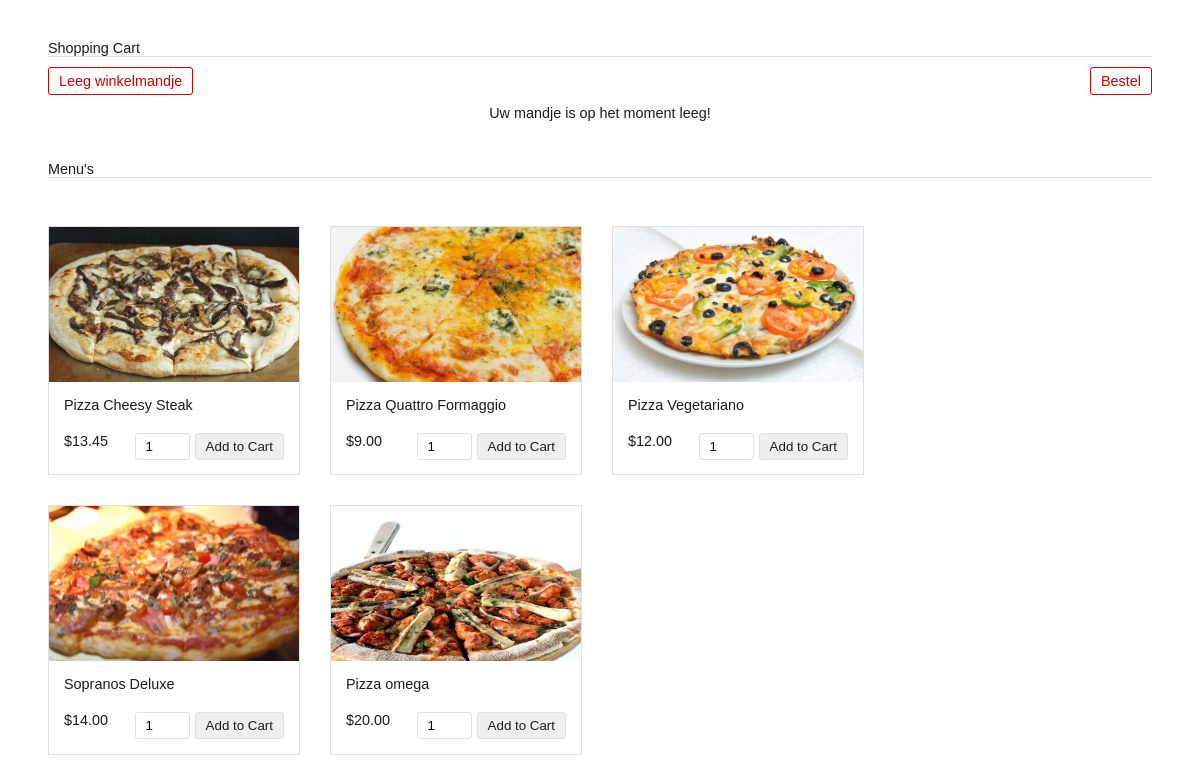
The page / on the database its author committed.
### tables this page shows
CREATE TABLE `products` (
  `id` int(8) NOT NULL,
  `name` varchar(255) NOT NULL,
  `code` varchar(255) NOT NULL,
  `image` text NOT NULL,
  `price` double(10,2) NOT NULL
);

### dbconfig.php (called while the page is built, shortened)
<?php
class DBController {
    private $host = "localhost";
    private $user = "root";
    private $password = "";
    private $database = "bestelling_test";
    private $conn;
    function __construct() {
        $this->conn = $this->connectDB();
    }
    function connectDB() {
        $conn = mysqli_connect($this->host,$this->user,$this->password,$this->database);
        return $conn;
    }
    function runQuery($query) {
        $result = mysqli_query($this->conn,$query);
        while($row=mysqli_fetch_assoc($result)) {
            $resultset[] = $row;
        }
        if(!empty($resultset))
            return $resultset;
    }
}
?>

### index.php (the view, shortened to what this page needs)
<?php
require_once("dbconfig.php");
$db_handle = new DBController();
?>
<html>
<head>
    <link href="style.css" type="text/css" rel="stylesheet"/>
</head>
<body>
<div id="shopping-cart">
    <div class="txt-heading">Shopping Cart</div>
    <a id="btnOrder" href="order.php">Bestel</a>
    <a id="btnEmpty" href="index.php?action=empty">Leeg winkelmandje</a>
    <?php
    if (isset($_SESSION["cart_item"])) {
        $total_quantity = 0;
        $total_price = 0;
        ?>
        <table class="tbl-cart" cellpadding="10" cellspacing="1">
            <tbody>
            <tr>
                <th style="text-align:left;">Name</th>
                <th style="text-align:left;">Code</th>
                <th style="text-align:right;" width="5%">Quantity</th>
                <th style="text-align:right;" width="10%">Unit Price</th>
                <th style="text-align:right;" width="10%">Price</th>
                <th style="text-align:center;" width="5%">Remove</th>
            </tr>
            <?php
            foreach ($_SESSION["cart_item"] as $item) {
                $item_price = $item["quantity"] * $item["price"];
                ?>
                <tr>
                    <td><img src="<?php echo $item["image"]; ?>" class="cart-item-image"/><?php echo $item["name"]; ?>
                    </td>
                    <td><?php echo $item["code"]; ?></td>
                    <td style="text-align:right;"><?php echo $item["quantity"]; ?></td>
                    <td style="text-align:right;"><?php echo "$ " . $item["price"]; ?></td>
                    <td style="text-align:right;"><?php echo "$ " . number_format($item_price, 2); ?></td>
                    <td style="text-align:center;"><a href="index.php?action=remove&code=<?php echo $item["code"]; ?>"
                                                      class="btnRemoveAction"><img src="icon-delete.png"
                                                                                   alt="Remove Item"/></a></td>
                </tr>
                <?php
                $total_quantity += $item["quantity"];
                $total_price += ($item["price"] * $item["quantity"]);
            }
            ?>
            <tr>
                <td colspan="2" align="right">Total:</td>
                <td align="right"><?php echo $total_quantity; ?></td>
                <td align="right" colspan="2"><strong><?php echo "$ " . number_format($total_price, 2); ?></strong></td>
                <td></td>
            </tr>
            </tbody>
        </table>
        <?php
    } else {
        ?>
        <div class="no-records">Uw mandje is op het moment leeg!</div>
        <?php
    }
    ?>
</div>
<div id="product-grid">
    <div class="txt-heading">Menu's</div>
    <?php
    $product_array = $db_handle->runQuery("SELECT * FROM products ORDER BY id ASC");
    if (!empty($product_array)) {
        foreach ($product_array as $key => $value) {
            ?>
            <div class="product-item">
                <form method="post" action="index.php?action=add&code=<?php echo $product_array[$key]["code"]; ?>">
                    <div class="product-image"><img class="product-image"
                                                    src="<?php echo $product_array[$key]["image"]; ?>"></div>
                    <div class="product-tile-footer">
                        <div class="product-title"><?php echo $product_array[$key]["name"]; ?></div>
                        <div class="product-price"><?php echo "$" . $product_array[$key]["price"]; ?></div>
                        <div class="cart-action"><input type="text" class="product-quantity" name="quantity" value="1"
                                                        size="2"/><input type="submit" value="Add to Cart"
                                                                         class="btnAddAction"/></div>
                    </div>
                </form>
            </div>
            <?php
        }
    }
    ?>
</div>
</body>
</html>

### style.css (style rules this page uses)
body { font-family: Arial; color: #211a1a; font-size: 0.9em; }
#shopping-cart { margin: 40px; }
#product-grid { margin: 40px; }
.txt-heading { color: #211a1a; border-bottom: 1px solid #E0E0E0; overflow: auto; }
#btnEmpty { background-color: #ffffff; border: #d00000 1px solid; padding: 5px 10px; color: #d00000; float: left; text-decoration: none; border-radius: 3px; margin: 10px 0px; }
.btnAddAction { padding: 5px 10px; margin-left: 5px; background-color: #efefef; border: #E0E0E0 1px solid; color: #211a1a; float: right; text-decoration: none; border-radius: 3px; cursor: pointer; }
#product-grid .txt-heading { margin-bottom: 18px; }
.product-item { float: left; background: #ffffff; margin: 30px 30px 0px 0px; border: #E0E0E0 1px solid; }
.product-image { height: 155px; width: 250px; background-color: #FFF; }
.product-title { margin-bottom: 20px; }
.product-price { float:left; }
.cart-action { float: right; }
.product-quantity { padding: 5px 10px; border-radius: 3px; border: #E0E0E0 1px solid; }
.product-tile-footer { padding: 15px 15px 0px 15px; overflow: auto; }
.no-records { text-align: center; clear: both; margin: 38px 0px; }
.product-image img { width: 100%; height: 100%; background-size: 100%; }
#btnorder { background-color: #ffffff; border: #d00000 1px solid; padding: 5px 10px; color: #d00000; float: right; text-decoration: none; border-radius: 3px; margin: 10px 0px; }

### rows shown on the page
products: image (picture), name "Pizza Cheesy Steak", price "13.45"
products: image (picture), name "Pizza Quattro Formaggio", price "9.00"
products: image (picture), name "Pizza Vegetariano", price "12.00"
products: image (picture), name "Sopranos Deluxe", price "14.00"
products: image (picture), name "Pizza omega", price "20.00"
